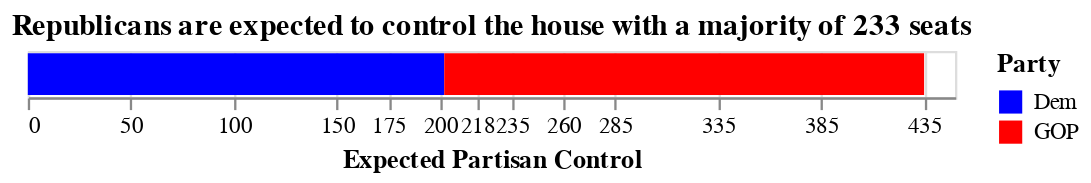

The code cell stored with this chart in its notebook:
### Code cell
get_viz(2022,"Republican","Majority")

### Figure 1 — Vega-Lite specification as saved in the notebook (floating-point values rounded to 4 significant figures)
{"config": {"view": {"continuousWidth": 400, "continuousHeight": 300}}, "data": {"name": "data-bc40ed5d0bc634b295ee013a9401c02a"}, "mark": "bar", "encoding": {"color": {"field": "Party", "scale": {"range": ["blue", "red"]}, "type": "nominal"}, "x": {"aggregate": "sum", "axis": {"values": [0, 50, 100, 150, 175, 200, 218, 235, 260, 285, 335, 385, 435]}, "field": "Expected Seats", "title": "Expected Partisan Control", "type": "quantitative"}}, "title": "Republicans are expected to control the house with a majority of 233 seats", "$schema": "https://vega.github.io/schema/vega-lite/v4.17.0.json", "datasets": {"data-bc40ed5d0bc634b295ee013a9401c02a": [{"Expected Seats": 202.1, "Party": "Dem"}, {"Expected Seats": 232.9, "Party": "GOP"}]}}
